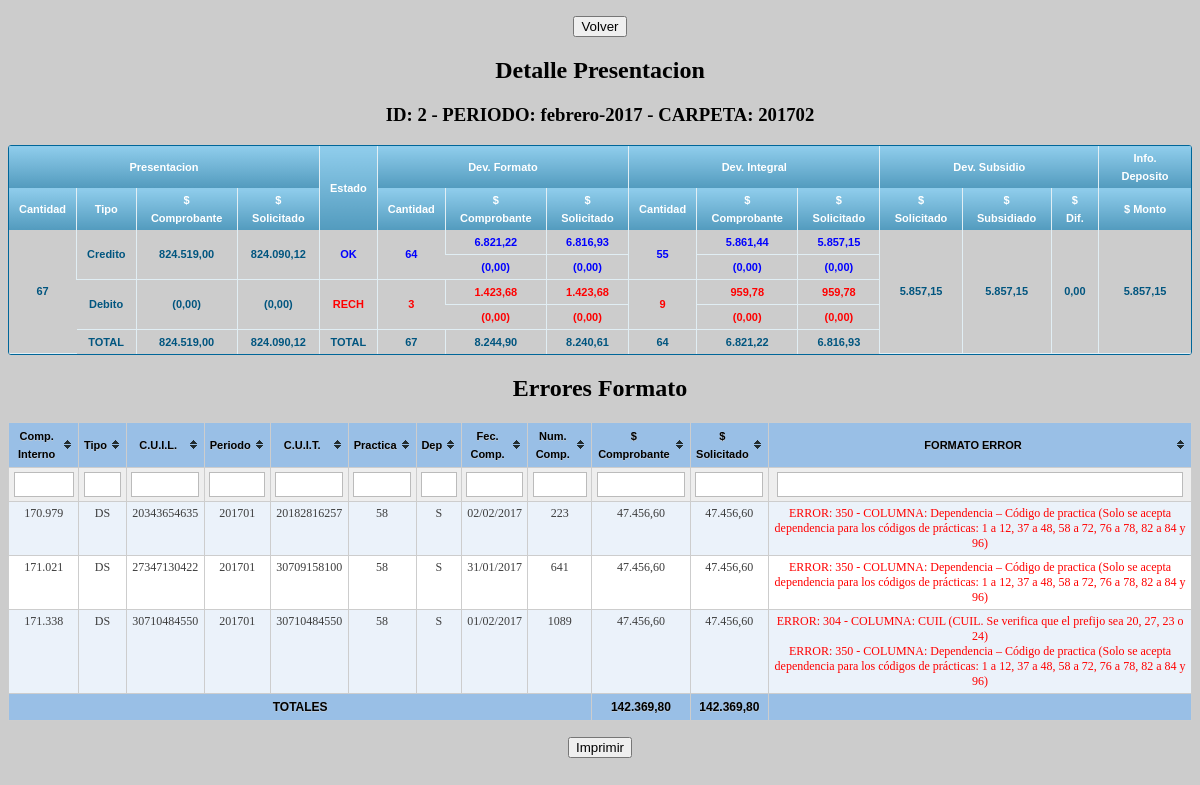
The page /presentacion.erroresformato.php?id=2 (signed in) on the database its author committed.
### tables this page shows
CREATE TABLE IF NOT EXISTS `presentacion` (
  `id` int(4) NOT NULL AUTO_INCREMENT,
  `idcronograma` int(3) NOT NULL,
  `fechapresentacion` date DEFAULT NULL,
  `fechacancelacion` date DEFAULT NULL,
  `motivocancelacion` text,
  `cantfactura` int(6) NOT NULL,
  `impcomprobantes` decimal(15,2) NOT NULL,
  `impsolicitado` decimal(15,2) NOT NULL,
  `impcomprobantesd` decimal(15,2) NOT NULL,
  `impsolicitadod` decimal(15,2) NOT NULL,
  `fechadeposito` date DEFAULT NULL,
  `montodepositado` decimal(15,2) DEFAULT NULL,
  PRIMARY KEY (`id`)
);

CREATE TABLE IF NOT EXISTS `cronograma` (
  `id` int(3) NOT NULL AUTO_INCREMENT,
  `periodo` varchar(100) NOT NULL,
  `carpeta` varchar(6) NOT NULL,
  `fechacierre` date NOT NULL,
  `periodosincluidos` varchar(50) NOT NULL,
  PRIMARY KEY (`id`)
);

CREATE TABLE IF NOT EXISTS `presentacionformato` (
  `id` int(4) NOT NULL,
  `fechadevformato` date NOT NULL,
  `cantformatook` int(6) NOT NULL,
  `impcomprobantesformatook` decimal(15,2) NOT NULL,
  `impsolicitadoformatook` decimal(15,2) NOT NULL,
  `impcomprobantesformatodok` decimal(15,2) NOT NULL,
  `impsolicitadoformatodok` decimal(15,2) NOT NULL,
  `cantformatonok` int(6) NOT NULL,
  `impcomprobantesformatonok` decimal(15,2) NOT NULL,
  `impsolicitadoformatonok` decimal(15,2) NOT NULL,
  `impcomprobantesformatodnok` decimal(15,2) NOT NULL,
  `impsolicitadoformatodnok` decimal(15,2) NOT NULL,
  PRIMARY KEY (`id`)
);

CREATE TABLE IF NOT EXISTS `presentacionintegral` (
  `id` int(4) NOT NULL,
  `fechaintegral` date NOT NULL,
  `cantintegralok` int(6) NOT NULL,
  `impcomprobantesintegralok` decimal(15,2) NOT NULL,
  `impsolicitadointegralok` decimal(15,2) NOT NULL,
  `impcomprobantesintegraldok` decimal(15,2) NOT NULL,
  `impsolicitadointegraldok` decimal(15,2) NOT NULL,
  `cantintegralnok` int(6) NOT NULL,
  `impcomprobantesintegralnok` decimal(15,2) NOT NULL,
  `impsolicitadointegralnok` decimal(15,2) NOT NULL,
  `impcomprobantesintegraldnok` decimal(15,2) NOT NULL,
  `impsolicitadointegraldnok` decimal(15,2) NOT NULL,
  PRIMARY KEY (`id`)
);

CREATE TABLE IF NOT EXISTS `presentacionsubsidio` (
  `id` int(4) NOT NULL,
  `fechasubsidio` date NOT NULL,
  `numliquidacion` varchar(11) NOT NULL,
  `impsolicitadosubsidio` decimal(15,2) NOT NULL,
  `montosubsidio` decimal(15,2) NOT NULL,
  PRIMARY KEY (`id`)
);

CREATE TABLE IF NOT EXISTS `facturas` (
  `nrocominterno` int(8) NOT NULL AUTO_INCREMENT,
  `idpresentacion` int(4) NOT NULL,
  `tipoarchivo` varchar(2) NOT NULL,
  `codigoob` int(6) NOT NULL,
  `cuil` varchar(11) NOT NULL,
  `codcertificado` varchar(40) DEFAULT NULL,
  `vtocertificado` varchar(10) DEFAULT NULL,
  `periodo` varchar(6) NOT NULL,
  `cuit` varchar(11) NOT NULL,
  `nombre` varchar(200) DEFAULT NULL,
  `tipocomprobante` int(2) NOT NULL,
  `tipoemision` char(1) NOT NULL,
  `fechacomprobante` varchar(10) NOT NULL,
  `cae` varchar(14) NOT NULL,
  `puntoventa` int(4) NOT NULL,
  `nrocomprobante` varchar(8) NOT NULL,
  `impcomprobante` decimal(8,2) NOT NULL,
  `impsolicitado` decimal(8,2) NOT NULL,
  `codpractica` int(3) NOT NULL,
  `cantidad` int(6) NOT NULL,
  `provincia` int(2) NOT NULL,
  `dependencia` char(1) NOT NULL,
  `deverrorformato` varchar(260) DEFAULT NULL,
  `impcomprobanteformato` decimal(8,2) DEFAULT NULL,
  `impsolicitadoformato` decimal(8,2) DEFAULT NULL,
  `deverrorintegral` varchar(260) DEFAULT NULL,
  `impcomprobanteintegral` decimal(8,2) DEFAULT NULL,
  `impsolicitadointegral` decimal(8,2) DEFAULT NULL,
  `impsolicitadosubsidio` decimal(8,2) DEFAULT NULL,
  `impmontosubsidio` decimal(8,2) DEFAULT NULL,
  PRIMARY KEY (`nrocominterno`,`idpresentacion`,`tipoarchivo`,`codpractica`)
);

CREATE TABLE IF NOT EXISTS `errorsss` (
  `id` int(4) NOT NULL,
  `campo` varchar(200) NOT NULL,
  `descripcion` varchar(500) NOT NULL,
  `accion` varchar(500) NOT NULL,
  PRIMARY KEY (`id`)
);

### presentacion.erroresformato.php (the view, shortened to what this page needs)
<?php
$idPresentacion = $_GET['id'];
$sqlFactura = "SELECT * FROM facturas WHERE idpresentacion = $idPresentacion and deverrorformato is not null";
$resFactura = mysql_query($sqlFactura);
$sqlErrores = "SELECT * FROM errorsss";
$resErrores = mysql_query($sqlErrores);
$arrayErrores = array();
while ($rowErrores = mysql_fetch_array($resErrores)) {
	$arrayErrores[$rowErrores['id']] = array("campo" => $rowErrores['campo'], "descrip" => $rowErrores['descripcion']);
}
?>
<!DOCTYPE html PUBLIC "-//W3C//DTD XHTML 1.0 Transitional//EN" "http://www.w3.org/TR/xhtml1/DTD/xhtml1-transitional.dtd">
<html xmlns="http://www.w3.org/1999/xhtml">
<head>
<link rel="stylesheet" href="css/tablas.css"/>
<link rel="stylesheet" href="include/jquery.tablesorter/themes/theme.blue.css"/>
</head>
<body bgcolor="#CCCCCC">
	<div align="center">
	 	<p><input class="nover" type="button" name="volver" value="Volver" onClick="location.href = 'presentacion.php'" /></p>
	 	<?php include_once("include/detalle.php")?>
	 	<h2>Errores Formato</h2>
			 <table id="listaResultado" class="tablesorter" style="text-align: center;">
			 	<thead>
			 		<tr>
			 			<th style="font-size: 11px">Comp. Interno</th>
			 			<th style="font-size: 11px">Tipo</th>
			 			<th style="font-size: 11px">C.U.I.L.</th>
			 			<th style="font-size: 11px">Periodo</th>
			 			<th style="font-size: 11px">C.U.I.T.</th>
			 			<th style="font-size: 11px">Practica</th>
			 			<th style="font-size: 11px">Dep</th>
			 			<th style="font-size: 11px">Fec. Comp.</th>
			 			<th style="font-size: 11px">Num. Comp.</th>
			 			<th style="font-size: 11px">$ Comprobante</th>
			 			<th style="font-size: 11px">$ Solicitado</th>
			 			<th style="font-size: 11px">FORMATO ERROR</th>
			 		</tr>
			 	</thead>
			 	<tbody>
			<?php
				$totCom = 0;
				$totSol = 0;
				while ($rowFactura = mysql_fetch_array($resFactura)) {
					$totCom += $rowFactura['impcomprobante'];
					$totSol += $rowFactura['impsolicitado'];?>
					<tr>
						<td style="font-size: 12px"><?php echo number_format($rowFactura['nrocominterno'],0,"",".") ?></td>
						<td style="font-size: 12px"><?php echo $rowFactura['tipoarchivo'] ?></td>
						<td style="font-size: 12px"><?php echo $rowFactura['cuil'] ?></td>
						<td style="font-size: 12px"><?php echo $rowFactura['periodo'] ?></td>
						<td style="font-size: 12px"><?php echo $rowFactura['cuit'] ?></td>
						<td style="font-size: 12px"><?php echo $rowFactura['codpractica'] ?></td>
						<td style="font-size: 12px"><?php echo $rowFactura['dependencia'] ?></td>
						<td style="font-size: 12px"><?php echo $rowFactura['fechacomprobante'] ?></td>
						<td style="font-size: 12px"><?php echo $rowFactura['nrocomprobante'] ?></td>
						<td style="font-size: 12px"><?php echo number_format($rowFactura['impcomprobante'],2,",",".") ?></td>
						<td style="font-size: 12px"><?php echo number_format($rowFactura['impsolicitado'],2,",",".") ?></td>
				 		<td style="font-size: 12px; color: red">
				  <?php $explodeErrores = explode("-",$rowFactura['deverrorformato']);
						foreach ($explodeErrores as $error) {
							if ($error != "") {
								$error = (int) $error;
								echo "ERROR: $error - COLUMNA: ".$arrayErrores[$error]['campo']." (".$arrayErrores[$error]['descrip'].")<br>";
				  			}
						}?>
				  		</td>
					</tr>
			<?php } ?>
					<tr>
						<th colspan="9">TOTALES</th>
						<th><?php echo number_format($totCom,2,",",".") ?></th>
						<th><?php echo number_format($totSol,2,",",".") ?></th>
						<th></th>
					</tr>
			  	</tbody>
			</table>
		<p><input class="nover" type="button" name="imprimir" value="Imprimir" onclick="window.print();"></p>
	</div>
</body>
</html>

### include/detalle.php (shortened to what this page needs)
<?php $sqlPresentacion = "SELECT
p.id as idpres,
DATE_FORMAT(p.fechapresentacion, '%d-%m-%Y') as fechapresentacion,
DATE_FORMAT(p.fechacancelacion, '%d-%m-%Y') as fechacancelacion,
p.motivocancelacion,
p.cantfactura,
p.impcomprobantes,
p.impsolicitado,
p.impcomprobantesd,
p.impsolicitadod,
cronograma.periodo,
cronograma.carpeta,
DATE_FORMAT(presentacionformato.fechadevformato, '%d-%m-%Y') as fechadevformato,
presentacionformato.*,
DATE_FORMAT(presentacionintegral.fechaintegral, '%d-%m-%Y') as fechaintegral,
presentacionintegral.*,
DATE_FORMAT(presentacionsubsidio.fechasubsidio, '%d-%m-%Y') as fechasubsidio,
presentacionsubsidio.impsolicitadosubsidio,
presentacionsubsidio.montosubsidio,
DATE_FORMAT(p.fechadeposito, '%d-%m-%Y') as fechadeposito,
p.montodepositado
FROM presentacion p
INNER JOIN cronograma on p.idcronograma = cronograma.id
LEFT JOIN presentacionformato on p.id = presentacionformato.id
LEFT JOIN presentacionintegral on p.id = presentacionintegral.id
LEFT JOIN presentacionsubsidio on p.id = presentacionsubsidio.id
WHERE p.id = $idPresentacion";
$resPresentacion = mysql_query($sqlPresentacion);
$rowPresentacion = mysql_fetch_array($resPresentacion);
?>
	<h2>Detalle Presentacion</h2>
	 	<h3>ID: <?php echo $rowPresentacion['idpres']?> - PERIODO: <?php echo $rowPresentacion['periodo'] ?> - CARPETA: <?php echo $rowPresentacion['carpeta'] ?></h3>
<div class="grilla">
	<table>
		<thead>
		  <tr>
		    <th colspan="4" style="font-size: 11px">Presentacion</th>
		    <th rowspan="2" style="font-size: 11px">Estado</th>
		    <th colspan="3" style="font-size: 11px">Dev. Formato</th>
		    <th colspan="3" style="font-size: 11px">Dev. Integral</th>
		    <th colspan="3" style="font-size: 11px">Dev. Subsidio</th>
		    <th style="font-size: 11px">Info. Deposito</th>
		  </tr>
		  <tr>
		  	<th style="font-size: 11px">Cantidad</th>
		    <th style="font-size: 11px">Tipo</th>
		    <th style="font-size: 11px">$ Comprobante</th>
		    <th style="font-size: 11px">$ Solicitado</th>
		    <th style="font-size: 11px">Cantidad</th>
		    <th style="font-size: 11px">$ Comprobante</th>
		    <th style="font-size: 11px">$ Solicitado</th>
		    <th style="font-size: 11px">Cantidad</th>
		    <th style="font-size: 11px">$ Comprobante</th>
		    <th style="font-size: 11px">$ Solicitado</th>
		    <th style="font-size: 11px">$ Solicitado</th>
		    <th style="font-size: 11px">$ Subsidiado</th>
		    <th style="font-size: 11px">$ Dif.</th>
		    <th style="font-size: 11px">$ Monto</th>
		  </tr>
		</thead>
		<tbody>
			<tr>
				<td rowspan="5" style="font-size: 11px"><?php echo number_format($rowPresentacion['cantfactura'],"0","",".") ?></td>
				<td rowspan="2" style="font-size: 11px">Credito</td>
				<td rowspan="2" style="font-size: 11px"><?php echo number_format($rowPresentacion['impcomprobantes'],"2",",",".") ?> </td>
			 	<td rowspan="2" style="font-size: 11px"><?php echo number_format($rowPresentacion['impsolicitado'],"2",",",".") ?></td>
				<td rowspan="2" style="color: blue; font-size: 11px">OK</td>
				<td rowspan="2" style="color: blue; font-size: 11px"><?php echo number_format($rowPresentacion['cantformatook'],"0","",".")?></td>
				<td style="color: blue; font-size: 11px"><?php echo number_format($rowPresentacion['impcomprobantesformatook'],"2",",",".") ?> </td>
				<td style="color: blue; font-size: 11px"><?php echo number_format($rowPresentacion['impsolicitadoformatook'],"2",",",".") ?></td>
				<td rowspan="2" style="color: blue; font-size: 11px"><?php echo number_format($rowPresentacion['cantintegralok'],"0","",".")?></td>
				<td style="color: blue; font-size: 11px"><?php echo number_format($rowPresentacion['impcomprobantesintegralok'],"2",",",".") ?> </td>
				<td style="color: blue; font-size: 11px"><?php echo number_format($rowPresentacion['impsolicitadointegralok'],"2",",",".") ?></td>
				<td rowspan="5" style="font-size: 11px"><?php echo number_format($rowPresentacion['impsolicitadosubsidio'],"2",",",".") ?></td>
				<td rowspan="5" style="font-size: 11px"><?php echo number_format($rowPresentacion['montosubsidio'],"2",",",".") ?></td>
				<td rowspan="5" style="font-size: 11px"><?php echo number_format($rowPresentacion['impsolicitadosubsidio']-$rowPresentacion['montosubsidio'],"2",",",".") ?></td>
				<td rowspan="5" style="font-size: 11px"> <?php echo number_format($rowPresentacion['montodepositado'],"2",",",".") ?> </td>
			</tr>
			<tr>
				<td style="color: blue; font-size: 11px"><?php echo "(".number_format($rowPresentacion['impcomprobantesformatodok'],"2",",",".").")" ?> </td>
				<td style="color: blue; font-size: 11px"><?php echo "(".number_format($rowPresentacion['impsolicitadoformatodok'],"2",",",".").")" ?></td>
				<td style="color: blue; font-size: 11px"><?php echo "(".number_format($rowPresentacion['impcomprobantesintegraldok'],"2",",",".").")" ?> </td>
				<td style="color: blue; font-size: 11px"><?php echo "(".number_format($rowPresentacion['impsolicitadointegraldok'],"2",",",".").")" ?></td>
			</tr>
			<tr>
				<td rowspan="2" style="font-size: 11px">Debito</td>
				<td rowspan="2" style="font-size: 11px"><?php echo "(".number_format($rowPresentacion['impcomprobantesd'],"2",",",".").")"; ?> </td>
				<td rowspan="2" style="font-size: 11px"><?php echo "(".number_format($rowPresentacion['impsolicitadod'],"2",",",".").")" ?></td>
				<td rowspan="2" style="color: red; font-size: 11px">RECH</td>
				<td rowspan="2" style="color: red; font-size: 11px"><?php echo number_format($rowPresentacion['cantformatonok'],"0","",".")?></td>
				<td style="color: red; font-size: 11px"><?php echo number_format($rowPresentacion['impcomprobantesformatonok'],"2",",",".") ?> </td>
				<td style="color: red; font-size: 11px"><?php echo number_format($rowPresentacion['impsolicitadoformatonok'],"2",",",".") ?></td>
				<td rowspan="2" style="color: red; font-size: 11px"><?php echo number_format($rowPresentacion['cantintegralnok'],"0","",".")?></td>
				<td style="color: red; font-size: 11px"><?php echo number_format($rowPresentacion['impcomprobantesintegralnok'],"2",",",".") ?> </td>
				<td style="color: red; font-size: 11px"><?php echo number_format($rowPresentacion['impsolicitadointegralnok'],"2",",",".") ?></td>
			</tr>
			<tr>
				<td style="color: red; font-size: 11px"><?php echo "(".number_format($rowPresentacion['impcomprobantesformatodnok'],"2",",",".").")" ?> </td>
				<td style="color: red; font-size: 11px"><?php echo "(".number_format($rowPresentacion['impsolicitadoformatodnok'],"2",",",".").")" ?></td>
				<td style="color: red; font-size: 11px"><?php echo "(".number_format($rowPresentacion['impcomprobantesintegraldnok'],"2",",",".").")" ?> </td>
				<td style="color: red; font-size: 11px"><?php echo "(".number_format($rowPresentacion['impsolicitadointegraldnok'],"2",",",".").")" ?></td>
			</tr>
			<tr>
				<td style="font-size: 11px">TOTAL</td>
				<td style="font-size: 11px"><?php echo number_format($rowPresentacion['impcomprobantes'] - $rowPresentacion['impcomprobantesd'],"2",",",".")?></td>
				<td style="font-size: 11px"><?php echo number_format($rowPresentacion['impsolicitado'] - $rowPresentacion['impsolicitadod'],"2",",",".")?></td>
				<td style="font-size: 11px">TOTAL</td>
				<td style="font-size: 11px"><?php echo number_format($rowPresentacion['cantformatook'] + $rowPresentacion['cantformatonok'],"0","",".") ?></td>
				<td style="font-size: 11px"><?php echo number_format($rowPresentacion['impcomprobantesformatook'] + $rowPresentacion['impcomprobantesformatonok'] - $rowPresentacion['impcomprobantesformatodok'] - $rowPresentacion['impcomprobantesformatodnok'],"2",",",".")  ?> </td>
				<td style="font-size: 11px"><?php echo number_format($rowPresentacion['impsolicitadoformatook'] + $rowPresentacion['impsolicitadoformatonok'] - $rowPresentacion['impsolicitadoformatodok'] - $rowPresentacion['impsolicitadoformatodnok'],"2",",",".") ?></td>
				<td style="font-size: 11px"><?php echo number_format($rowPresentacion['cantintegralok'] + $rowPresentacion['cantintegralnok'],"0","",".") ?></td>
				<td style="font-size: 11px"><?php echo number_format($rowPresentacion['impcomprobantesintegralok'] + $rowPresentacion['impcomprobantesintegralnok'] - $rowPresentacion['impcomprobantesintegraldok'] - $rowPresentacion['impcomprobantesintegraldnok'],"2",",",".") ?> </td>
				<td style="font-size: 11px"><?php echo number_format($rowPresentacion['impsolicitadointegralok'] + $rowPresentacion['impsolicitadointegralnok'] - $rowPresentacion['impsolicitadointegraldok'] - $rowPresentacion['impsolicitadointegraldnok'],"2",",",".")  ?></td>
			</tr>
		</tbody>
	</table>
</div>

### rows shown on the page
presentacion: id "2", idcronograma.periodo "febrero-2017", idcronograma.carpeta "201702", cantfactura "67", impcomprobantes "824.519,00", impsolicitado "824.090,12", presentacionformato.cantformatook "64", presentacionformato.impcomprobantesformatook "6.821,22", presentacionformato.impsolicitadoformatook "6.816,93", presentacionintegral.cantintegralok "55", presentacionintegral.impcomprobantesintegralok "5.861,44", presentacionintegral.impsolicitadointegralok "5.857,15", presentacionsubsidio.impsolicitadosubsidio "5.857,15", presentacionsubsidio.montosubsidio "5.857,15", presentacionsubsidio.impsolicitadosubsidio+montosubsidio "0,00", montodepositado "5.857,15", presentacionformato.impcomprobantesformatodok "0,00", presentacionformato.impsolicitadoformatodok "0,00", presentacionintegral.impcomprobantesintegraldok "0,00", presentacionintegral.impsolicitadointegraldok "0,00", impcomprobantesd "0,00", impsolicitadod "0,00", presentacionformato.cantformatonok "3", presentacionformato.impcomprobantesformatonok "1.423,68", presentacionformato.impsolicitadoformatonok "1.423,68", presentacionintegral.cantintegralnok "9", presentacionintegral.impcomprobantesintegralnok "959,78", presentacionintegral.impsolicitadointegralnok "959,78", presentacionformato.impcomprobantesformatodnok "0,00", presentacionformato.impsolicitadoformatodnok "0,00", presentacionintegral.impcomprobantesintegraldnok "0,00", presentacionintegral.impsolicitadointegraldnok "0,00", $rowPresentacion['impcomprobantes'] - $rowPresentacion['impcomprobantesd'] "824.519,00", $rowPresentacion['impsolicitado'] - $rowPresentacion['impsolicitadod'] "824.090,12", presentacionformato.cantformatook+cantformatonok "67", presentacionformato.impcomprobantesformatook+impcomprobantesformatonok+impcomprobantesformatodok "8.244,90", presentacionformato.impsolicitadoformatook+impsolicitadoformatonok+impsolicitadoformatodok "8.240,61", presentacionintegral.cantintegralok+cantintegralnok "64", presentacionintegral.impcomprobantesintegralok+impcomprobantesintegralnok+impcomprobantesintegraldok "6.821,22", presentacionintegral.impsolicitadointegralok+impsolicitadointegralnok+impsolicitadointegraldok "6.816,93"
facturas: nrocominterno "170.979", tipoarchivo "DS", cuil "20343654635", periodo "201701", cuit "20182816257", codpractica "58", dependencia "S", fechacomprobante "02/02/2017", nrocomprobante "223", impcomprobante "47.456,60", impsolicitado "47.456,60", deverrorformato "350", deverrorformato.campo "Dependencia – Código de practica", deverrorformato.descripcion "Solo se acepta dependencia para los códigos de prácticas: 1 a 12, 37 a 48, 58 a 72, 76 a 78, 82 a 84 y 96"
facturas: nrocominterno "171.021", tipoarchivo "DS", cuil "27347130422", periodo "201701", cuit "30709158100", codpractica "58", dependencia "S", fechacomprobante "31/01/2017", nrocomprobante "641", impcomprobante "47.456,60", impsolicitado "47.456,60", deverrorformato "350", deverrorformato.campo "Dependencia – Código de practica", deverrorformato.descripcion "Solo se acepta dependencia para los códigos de prácticas: 1 a 12, 37 a 48, 58 a 72, 76 a 78, 82 a 84 y 96"
facturas: nrocominterno "171.338", tipoarchivo "DS", cuil "30710484550", periodo "201701", cuit "30710484550", codpractica "58", dependencia "S", fechacomprobante "01/02/2017", nrocomprobante "1089", impcomprobante "47.456,60", impsolicitado "47.456,60", deverrorformato "304", deverrorformato.campo "CUIL", deverrorformato.descripcion "CUIL. Se verifica que el prefijo sea 20, 27, 23 o 24", deverrorformato "350", deverrorformato.campo "Dependencia – Código de practica", deverrorformato.descripcion "Solo se acepta dependencia para los códigos de prácticas: 1 a 12, 37 a 48, 58 a 72, 76 a 78, 82 a 84 y 96"

### other values the page prints
$totCom "142.369,80"
$totSol "142.369,80"
